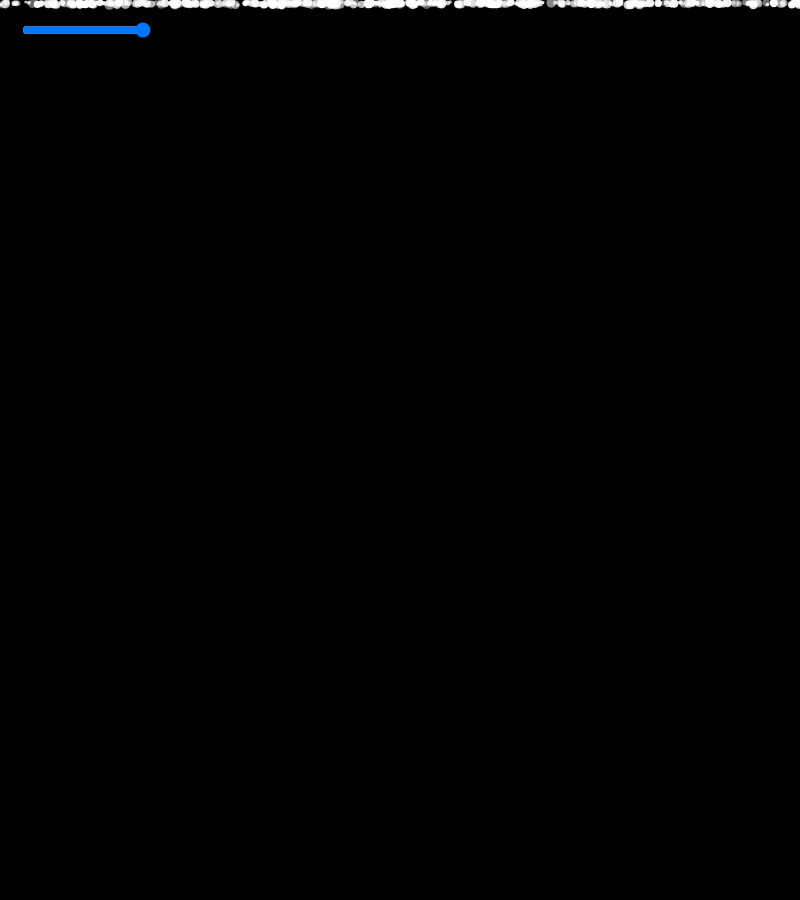
Frame 1 (no input)
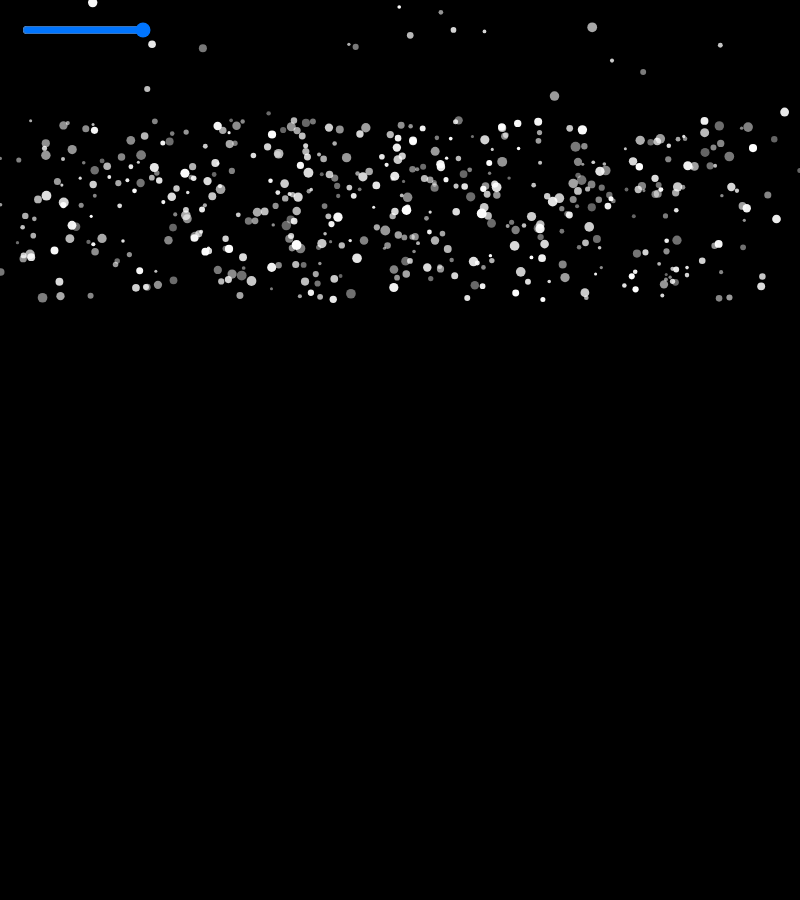
Frame 60 (no input)
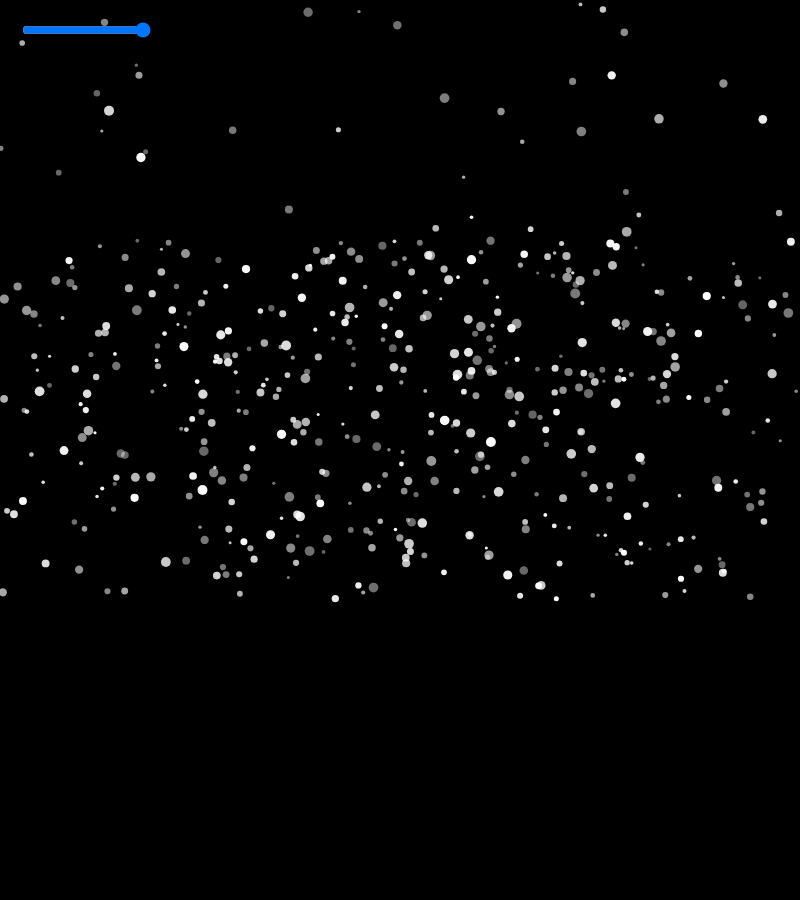
Frame 120 (the mouse pressed at the canvas centre since frame 60)

The p5.js sketch that drew these frames (run headless with seeded random() and noise() and a simulated clock; from frame 60 on, the mouse is pressed at the canvas centre):

// p5.js sketch
// ── sketch.js
let snow = [];
let winH = 900
let winW = 800
var slider;
var button;

function setup() {
    
    createCanvas(winW, winH);
    slider = createSlider(10, 500, 500)
    slider.position(20, 20)
    snowsetup()
}

function draw() {
    background(0);
    for (let i = 0; i < slider.value(); i++) {
        snow[i].move();
        snow[i].show(i);
        snow[i].recycle(i);
    }
}

function snowsetup() {
    snow = []
    for (let i = 0; i < slider.value(); i++) {
        snow[i] = new Snow(random(3, 10), random(100, 255), random(0, winW), 0)
    }
}

class Snow {
    constructor(size, opacity, x, y) {
        this.x = x
        this.y = y
        this.size = size
        this.opacity = opacity
        this.vx = random(-2, 2);
        this.vy = random(2, 5);
    }
    move() {
        this.x = this.x + this.vx
        this.y = this.y + this.vy
    }
    show(i) {
        /* this.color;
        if (i <= 255){
            this.color = [255, i*0.75, 0]
        } else if (i >= 256 && i <= 512){
            this.color = [i, 180, 0]
        } */

        noStroke();
        fill(/* this.color[0], this.color[1], this.color[2] */255, 255, 255, this.opacity);
        ellipse(this.x, this.y, this.size, this.size);
    }
    recycle(i) {
        if (this.x >= winW || this.x <= 0 || this.y >= winH || this.y <= 0) {
            console.log(`${i}.particle ded`)
            this.x = random(0, winW);
            this.y = 0;
            this.vx = random(-2, 2);
            this.vy = random(2, 5);
        }
    }
}



/* function setup() {

    var winW = 800;
    var winH = 800;
    createCanvas(winW, winH);
    background(25);
    snowball = new snow();
}

function draw() {
    snowball.move();
    snowball.show();
}

class snow {
    constructor() {
        this.x = Math.floor(Math.random() * winW);
        this.y = 0;
        this.vx = Math.floor(Math.random() * 10 - 5);
        this.vy = Math.floor(Math.random() * 5 + 3);
    }

    move() {
        this.x = this.x + this.vx;
        this.y = this.y + this.vy;
    }

    show() {
        stroke(255);
        strokeweight(4);
        nofill();
        ellipse(this.x, this.y, 2, 2);
    }
} */
